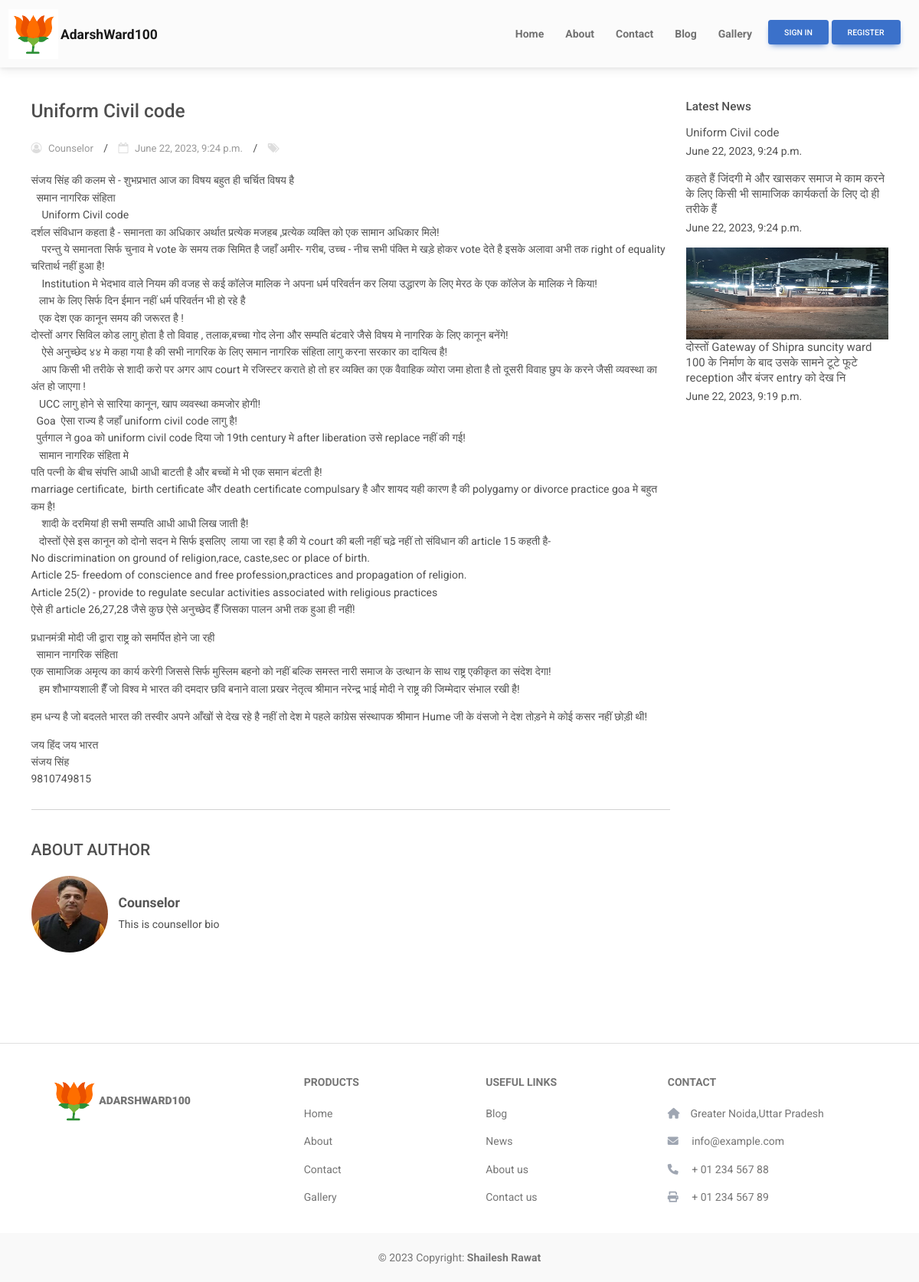
/news/uniform-civil-code/, run on the app's committed database.
### core/models.py (models this page shows, shortened)
class Navbar(models.Model):
    title = models.CharField(max_length=120)
    page = models.ForeignKey(Page, on_delete=models.CASCADE, related_name="page")
    sub_menu = models.ManyToManyField(Page, related_name="sub_menu", null=True, blank=True)

class News(models.Model):
    title = models.CharField(max_length=120)
    slug = models.SlugField()
    image = models.ImageField(upload_to='news/', null=True, blank=True)
    author = models.ForeignKey(Author, on_delete=models.CASCADE)
    description = RichTextField()
    gallery = models.ManyToManyField(Gallery, related_name='news_gallery', null=True, blank=True)
    date_created = models.DateTimeField(auto_now_add=False)
    class Meta:
        ordering = ['-date_created']

class Author(models.Model):
    user = models.ForeignKey(Profile, on_delete=models.CASCADE, blank=True, null=True)
    title = models.CharField(max_length=120)

class Profile(models.Model):
    user = models.ForeignKey(User, on_delete=models.CASCADE)
    picture = models.ImageField(upload_to='profile/', null=True, blank=True)
    phone = models.CharField(max_length=12)
    title = models.CharField(max_length=120, choices=title_choices, default="citizen")
    address = models.CharField(max_length=200, blank=True, null=True)
    house_number = models.CharField(max_length=10)
    bio = models.TextField(blank=True, null=True)
    whatsapp_groups = models.TextField(blank=True, null=True)
    instagram = models.CharField(max_length=120, blank=True, null=True)
    twitter = models.CharField(max_length=120, blank=True, null=True)
    facebook = models.CharField(max_length=120, blank=True, null=True)

### core/views.py (the view)
# urls.py: path('news/<str:pk>/', views.news_detail, name="news_detail"),
def news_detail(request, pk):
    news = News.objects.filter(slug=pk).first()
    similar_news = News.objects.all()[:3]
    context = {
        'news': news,
        'similar_news': similar_news,
    }
    return render(request, 'news/news.html', context)

### core/context_processors.py (called while the page is built)
def navbar(request):
    nav_obj = Navbar.objects.all()
    return {'nav_obj': nav_obj}

### core/templates/news/news.html (shortened to what this page needs)
{% extends 'base.html' %}
{% block content %}
<div class="container pb50 mt-5">
  <div class="row">
    <div class="col-md-9">
      <article>
        <div class="post-content">
          <h3>{{news.title}}</h3>
          <ul class="post-meta list-inline">
            <li class="list-inline-item">
              <i class="fa fa-user-circle-o"></i> <a href="/profile/1234512345">{{news.author.title}}</a>
            </li>
            <li class="list-inline-item">
              <i class="fa fa-calendar-o"></i> <a href="#">{{news.date_created}}</a>
            </li>
            <li class="list-inline-item">
              <i class="fa fa-tags"></i> <a href="#">{{news.category}}</a>
            </li>
          </ul>
          {{news.description|safe}}
          <hr class="mb40" />
          <h4 class="text-uppercase font500">About Author</h4>
          <div class="media mb40">
            <img class="mr-3 my-3 fa-5x text-primary rounded-circle " width="100px" height="100px" src="{{news.author.user.picture.url}}">
            <div class="media-body ms-3">
              <h5 class="mt-0 fw-bold fs-5"><a href="/profile/{{news.author.user.user.username}}">{{news.author.title}}</a></h5>
              {{news.author.user.bio}}
            </div>
          </div>
        </div>
      </article>
    </div>
    <div class="col-md-3">
      <div>
        <h4 class="sidebar-title">Latest News</h4>
        <ul class="list-unstyled">
          {% for sim in similar_news %}
          <li class="mb-3">
            {% if sim.image %}
            <img class="d-flex mr-3 img-fluid w-100" src="{{sim.image.url}}"
              alt="Generic placeholder image"  style="height: 120px;"/>
              {% endif %}
            <div class="media-body">
              <h5 class="mt-0 mb-1">
                <a href="/news/{{sim.slug}}">{{sim.title}}</a>
              </h5>
              {{sim.date_created}}
            </div>
          </li>
          {% endfor %}
        </ul>
      </div>
    </div>
  </div>
</div>
{% endblock content %}

### core/templates/base.html (shortened to what this page needs)
{% load static %}
<!doctype html>
<html lang="en">
<head>
  <link href="https://cdn.jsdelivr.net/npm/bootstrap@5.0.2/dist/css/bootstrap.min.css" rel="stylesheet">
  <link rel="stylesheet" href="{% static 'assets/css/style.css'%}">
  <link href="https://cdnjs.cloudflare.com/ajax/libs/mdb-ui-kit/6.3.0/mdb.min.css" rel="stylesheet" />
  <link
  href="https://cdnjs.cloudflare.com/ajax/libs/font-awesome/6.0.0/css/all.min.css"
  rel="stylesheet"
  />
  <link href="https://maxcdn.bootstrapcdn.com/font-awesome/4.7.0/css/font-awesome.min.css" rel="stylesheet" />
</head>
<body>
  <nav class="navbar navbar-expand-lg navbar-light bg-light">
    <div class="container-fluid">
      <a class="navbar-brand" href="/"><img src="{% static 'assets/img/logo/BJP.png' %}" alt="" height="65"
        class="d-inline-block align-text-top"><b>AdarshWard100</b></a>
      <div class="collapse navbar-collapse justify-content-end" id="navbarNav">
        <ul class="navbar-nav">
          {% for nav in nav_obj %}
          {% if nav.sub_menu.count == 0 %}
          <li class="nav-item me-3">
            <a class="nav-link" aria-current="page" href="{{nav.page.urls}}"><strong>{{nav.title|capfirst}}</strong></a>
          </li>
          {% endif %}
          {% endfor %}
          <li class="nav-item dropdown me-3">
            {% if user.is_authenticated %}
            <div class="dropdown">
              <button
                class="btn btn-primary dropdown-toggle"
                type="button"
                id="dropdownMenuButton"
                data-mdb-toggle="dropdown"
                aria-expanded="false"
              >
                <svg xmlns="http://www.w3.org/2000/svg" width="16" height="16" fill="currentColor" class="bi bi-person-circle" viewBox="0 0 16 16">
                <path d="M11 6a3 3 0 1 1-6 0 3 3 0 0 1 6 0z"></path>
                <path fill-rule="evenodd" d="M0 8a8 8 0 1 1 16 0A8 8 0 0 1 0 8zm8-7a7 7 0 0 0-5.468 11.37C3.242 11.226 4.805 10 8 10s4.757 1.225 5.468 2.37A7 7 0 0 0 8 1z"></path>
                </svg>
                {{user.first_name}}
              </button>
              <ul class="dropdown-menu" aria-labelledby="dropdownMenuButton">
                <li><a class="dropdown-item" href="/logout?redirect_to={{request.path}}">Logout</a></li>
              </ul>
            </div>
            {% else %}
            <button type="button" class="btn btn-primary" data-bs-toggle="modal" data-bs-target="#SignInModal">
              Sign In
            </button>
            <button type="button" class="btn btn-primary" data-bs-toggle="modal" data-bs-target="#SignUpModal">
              Register
            </button>
            {% endif %}
          </li>
        </ul>
      </div>
    </div>
  </nav>
  {% block content %}{% endblock content %}
<footer class="text-center text-lg-start bg-white text-muted">
  <section class="d-flex justify-content-center justify-content-lg-between p-4 border-bottom">
    <div class="me-5 d-none d-lg-block">
      <span>&nbsp;</span>
    </div>
  </section>
  <section class="">
    <div class="container text-center text-md-start mt-5">
      <div class="row mt-3">
        <div class="col-md-3 col-lg-4 col-xl-3 mx-auto mb-4">
          <h6 class="text-uppercase fw-bold mb-4">
            <a class="navbar-brand" href="/"><img src="{% static 'assets/img/logo/BJP.png' %}" alt="" height="65"
              class="d-inline-block align-text-top"><b>AdarshWard100</b></a>
          </h6>
        </div>
        <div class="col-md-2 col-lg-2 col-xl-2 mx-auto mb-4">
          <h6 class="text-uppercase fw-bold mb-4">
            Products
          </h6>
          <p>
            <a href="#!" class="text-reset">Home</a>
          </p>
          <p>
            <a href="#!" class="text-reset">About</a>
          </p>
          <p>
            <a href="#!" class="text-reset">Contact</a>
          </p>
          <p>
            <a href="#!" class="text-reset">Gallery</a>
          </p>
        </div>
        <div class="col-md-3 col-lg-2 col-xl-2 mx-auto mb-4">
          <h6 class="text-uppercase fw-bold mb-4">
            Useful links
          </h6>
          <p>
            <a href="#!" class="text-reset">Blog</a>
          </p>
          <p>
            <a href="#!" class="text-reset">News</a>
          </p>
          <p>
            <a href="#!" class="text-reset">About us</a>
          </p>
          <p>
            <a href="#!" class="text-reset">Contact us</a>
          </p>
        </div>
        <div class="col-md-4 col-lg-3 col-xl-3 mx-auto mb-md-0 mb-4">
          <h6 class="text-uppercase fw-bold mb-4">Contact</h6>
          <p><i class="fas fa-home me-3 text-secondary"></i>Greater Noida,Uttar Pradesh</p>
          <p>
            <i class="fas fa-envelope me-3 text-secondary"></i>
            info@example.com
          </p>
          <p><i class="fas fa-phone me-3 text-secondary"></i> + 01 234 567 88</p>
          <p><i class="fas fa-print me-3 text-secondary"></i> + 01 234 567 89</p>
        </div>
      </div>
    </div>
  </section>
  <div class="text-center p-4" style="background-color: rgba(0, 0, 0, 0.025);">
    © 2023 Copyright:
    <a class="text-reset fw-bold" href="https://github.com/ShailRT">Shailesh Rawat</a>
  </div>
</footer>
</body>
</html>

### static/assets/css/style.css (style rules this page uses)
html { font-family: 'Poppins' !important; font-size: 14px !important; line-height: 1.42857143; color: #333; cursor: default; }
body { margin-top: 20px; }
.post-meta { padding-top: 15px; margin-bottom: 20px; }
.post-meta li:not(:last-child) { margin-right: 10px; }
.post-meta li a { color: #999; font-size: 13px; }
.post-meta li i { margin-right: 5px; }
.post-meta li:after { margin-top: -5px; content: "/"; margin-left: 10px; }
.post-meta li:last-child:after { display: none; }
.post-content .fa { color: #ddd; }
.mb40 { margin-bottom: 40px !important; }
.media-body h5 a { color: #555; }
.sidebar-title { margin-bottom: 1rem; font-size: 1.1rem; }
.media-body h5 { font-size: 15px; letter-spacing: 0px; line-height: 20px; font-weight: 400; }
.container { margin-top: 15%; }
.media { display: -ms-flexbox; display: flex; -ms-flex-align: start; align-items: center; }
.media-body { -ms-flex: 1; flex: 1; }

### data on the page
Navbar: title "Home"
Navbar: title "About"
Navbar: title "Contact"
Navbar: title "Blog"
Navbar: title "Gallery"
News: title "Uniform Civil code", author "Counselor", date_created "June 22, 2023, 9:24 p.m.", description "संजय सिंह की कलम से - शुभप्रभात आज का विषय बहुत ही चर्चित विषय है समान नागरिक संहिता Uniform Civil code दर्शल संविधान कहता है - समानता का अधिकार अर्थात प्रत्येक मजहब ,प्रत्येक व्यक्ति को एक सामान अधिकार मिले! परन्तु ये समानता सिर्फ चुनाव मे vote के समय तक सिमित है जहाँ अमीर- गरीब, उच्च - नीच सभी पंक्ति मे खड़े होकर vote देते है इसके अलावा अभी तक right of equality चरितार्थ नहीं हुआ है! Institution मे भेदभाव वाले नियम की वजह से कई कॉलेज मालिक ने अपना धर्म परिवर्तन कर लिया उद्धारण के लिए मेरठ के एक कॉलेज के मालिक ने किया! लाभ के लिए सिर्फ दिन ईमान नहीं धर्म परिवर्तन भी हो रहे है एक देश एक कानून समय की जरूरत है ! दोस्तों अगर सिविल कोड लागु होता है तो विवाह , तलाक,बच्चा गोद लेना और सम्पति बंटवारे…", author.user.picture (picture), author.user.bio "This is counsellor bio"
News: title "कहते हैं जिंदगी मे और खासकर समाज मे काम करने के लिए किसी भी सामाजिक कार्यकर्ता के लिए दो ही तरीके हैं", date_created "June 22, 2023, 9:24 p.m."
News: image (picture), title "दोस्तों Gateway of Shipra suncity ward 100 के निर्माण के बाद उसके सामने टूटे फूटे reception और बंजर entry को देख नि", date_created "June 22, 2023, 9:19 p.m."
